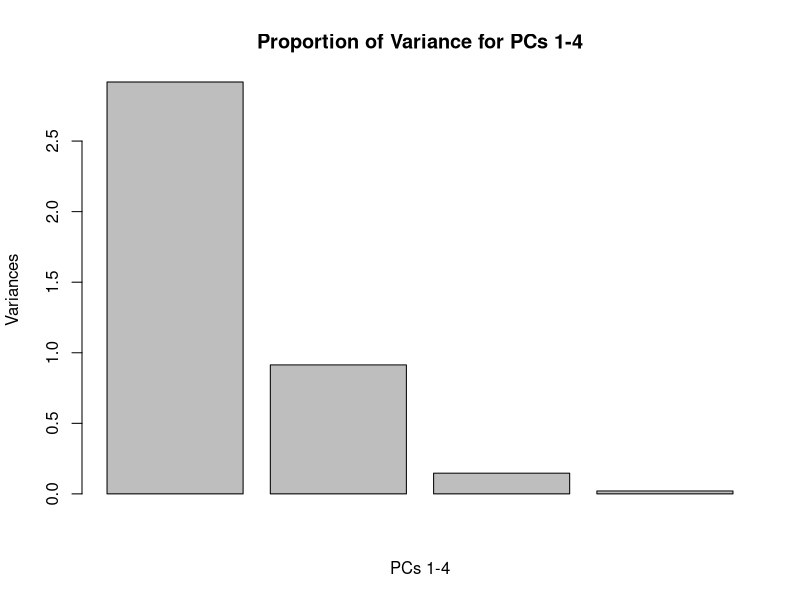
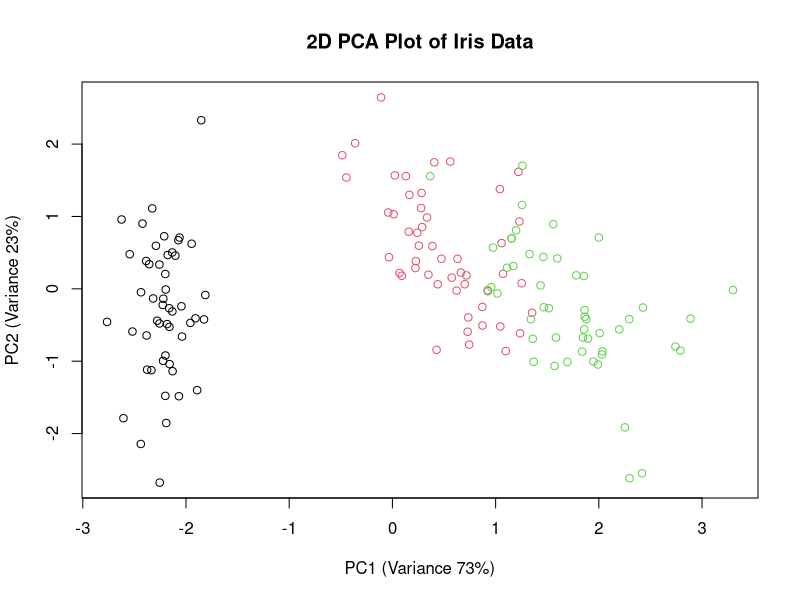

Write R code to recreate these figures, in order.
## ---- chunk 1
knitr::opts_chunk$set(echo = TRUE)
## ---- chunk 2
data('iris')
head(iris) # see what it looks like
iris.x = iris[,1:4] # measurements
iris.y = iris[,5] # our response labels

iris.pca = prcomp(iris.x, scale=TRUE, center=TRUE)
summary(iris.pca)
plot(iris.pca,main="Proportion of Variance for PCs 1-4",xlab="PCs 1-4")
## ---- chunk 3
plot(iris.pca$x[,1], iris.pca$x[,2], col=iris.y, main="2D PCA Plot of Iris Data",xlab="PC1 (Variance 73%)",ylab="PC2 (Variance 23%)")
